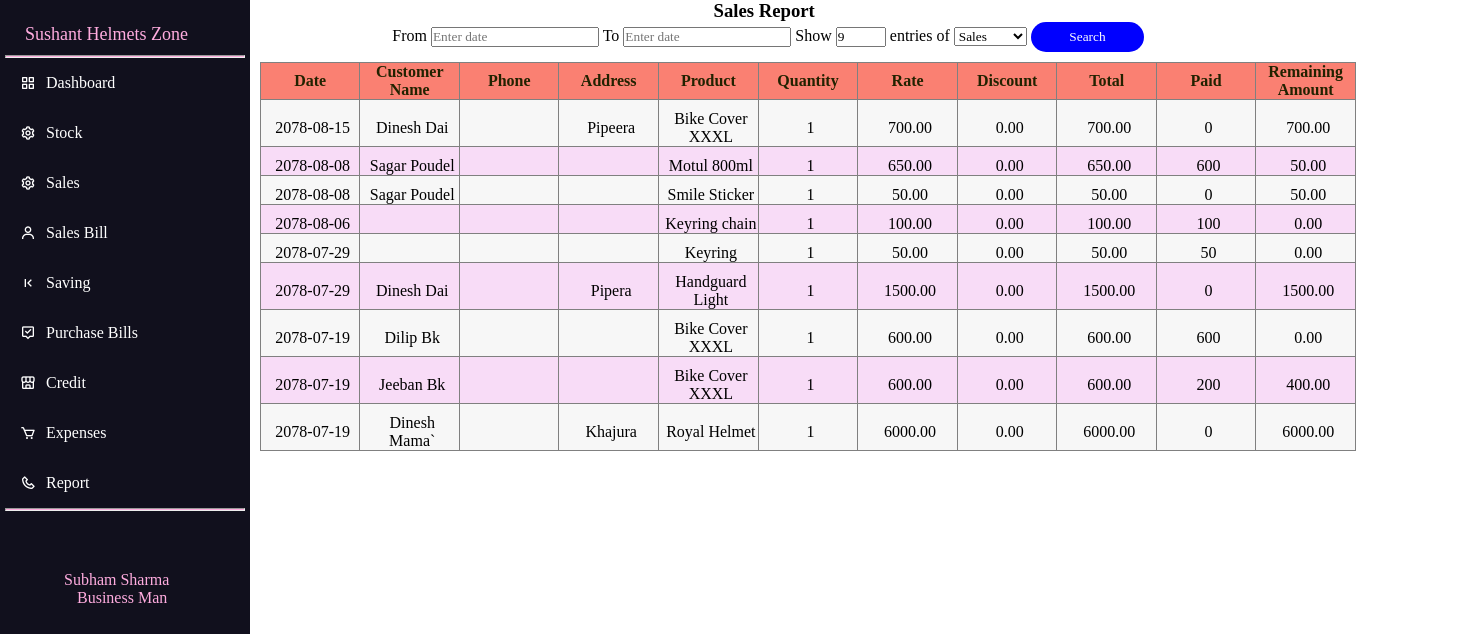
Screenshot of /report with the database file from the repository.
### home/models.py (models this page shows, shortened)
class Sales(models.Model):
    Date=models.CharField(max_length=100)
    Customer_name=models.CharField(max_length=255)
    Customer_phone=models.CharField(max_length=255)
    Customer_address=models.CharField(max_length=255)
    Product=models.CharField(max_length=255)
    Quantity=models.IntegerField()
    Rate=models.DecimalField(max_digits=100,decimal_places=2)
    Discount=models.DecimalField(max_digits=100,decimal_places=2)
    Total=models.DecimalField(max_digits=100,decimal_places=2)
    Paid=models.IntegerField()
    Due_left=models.DecimalField(max_digits=100,decimal_places=2)
    class Meta:
        ordering=('-Date',)

### home/views.py (the view)
# urls.py: path('report',views.report),
def report(request):
    obj=Sales.objects.all()
    p=Paginator(obj,9)
    page=request.GET.get('page')
    data=p.get_page(page)
    return render(request,'report.html',{'sales':"sales",'data':data})

### templates/report.html (shortened to what this page needs)
{%include 'index.html'%}
{%load static%}
<!DOCTYPE html>
<html lang="en">
<head>
    <link rel="stylesheet" href="{%static 'date_picker\css\nepali.datepicker.v3.7.min.css'%}">
</head>
<body>
    {%block content%}
    <div class="new">
    {%if sales%}
            <h3 class="title">{{sales|capfirst}} Report</h3>
    {%endif%}
            <div class="searchsale">
                <form method='POST' action='searchreport'>
                    <label>From</label>
    <input type="text"  name="start" id="date_picker" data-hidden="true" placeholder="Enter date">
                    <label>To</label>
             <input type="text"  name="end"  id="date_picker2" data-hidden="true" placeholder="Enter date">
                <label>Show</label>
                <input class="butbut" type="number" value=9 name="num"> entries of
                    <select name="searchtype">
                        <option>Sales</option>
                    </select>
                <button >Search</button>
                </form>
                </div>
                {%if sales%}
                <table border="1" cellspacing=0>
                    <thead>
                       <tr>
                        <th>Date</th>
                        <th>Customer Name</th>
                        <th>Phone</th>
                        <th>Address</th>
                        <th>Product</th>
                        <th>Quantity</th>
                        <th>Rate</th>
                        <th>Discount</th>
                        <th>Total</th>
                        <th>Paid</th>
                        <th>Remaining Amount</th>
                       </tr>
                    </thead>
                    <tbody>
                    {%for obj in data%}
                        <tr>
                            <td>{{obj.Date}}</td>
                            <td>{{obj.Customer_name}}</td>
                            <td>{{obj.Customer_phone}}</td>
                            <td>{{obj.Customer_address}}</td>
                            <td>{{obj.Product}}</td>
                            <td>{{obj.Quantity}}</td>
                            <td>{{obj.Rate}}</td>
                            <td>{{obj.Discount}}</td>
                            <td>{{obj.Total}}</td>
                            <td>{{obj.Paid}}</td>
                            <td>{{obj.Due_left}}</td>
                           </tr>
                           {%endfor%}
                    </tbody>
                </table>
                {%endif%}
    {%endblock%}
</body>
</html>

### templates/report.html (style rules this page uses)
tr { padding-top: 10px; }
td { padding-top:10px; padding-left: 5px; }
button { width:30px; background-color:#0000FF; height:0.8cm; width:3cm; color:#fff; border-radius:10cm; border:none; }
.title { padding-left:12cm; }
.searchsale { padding-left:3.5cm; }
th { width:100px; }
table { margin-top: 10px; width:29cm; border-collapse: collapse; text-align:center; }
th { background-color:salmon; }
thead tr th { color: #220; text-align:center; }
tbody tr:nth-child(even) { background-color: #f8dcf7; }
tbody tr:nth-child(odd) { background-color: #f7f7f7; }
.butbut { width:50px; }

### rows the page displays
Sales: Date "2078-08-15", Customer_name "Dinesh Dai", Customer_address "Pipeera", Product "Bike Cover XXXL", Quantity "1", Rate "700.00", Discount "0.00", Total "700.00", Paid "0", Due_left "700.00"
Sales: Date "2078-08-08", Customer_name "Sagar Poudel", Product "Motul 800ml", Quantity "1", Rate "650.00", Discount "0.00", Total "650.00", Paid "600", Due_left "50.00"
Sales: Date "2078-08-08", Customer_name "Sagar Poudel", Product "Smile Sticker", Quantity "1", Rate "50.00", Discount "0.00", Total "50.00", Paid "0", Due_left "50.00"
Sales: Date "2078-08-06", Product "Keyring chain", Quantity "1", Rate "100.00", Discount "0.00", Total "100.00", Paid "100", Due_left "0.00"
Sales: Date "2078-07-29", Product "Keyring", Quantity "1", Rate "50.00", Discount "0.00", Total "50.00", Paid "50", Due_left "0.00"
Sales: Date "2078-07-29", Customer_name "Dinesh Dai", Customer_address "Pipera", Product "Handguard Light", Quantity "1", Rate "1500.00", Discount "0.00", Total "1500.00", Paid "0", Due_left "1500.00"
Sales: Date "2078-07-19", Customer_name "Dilip Bk", Product "Bike Cover XXXL", Quantity "1", Rate "600.00", Discount "0.00", Total "600.00", Paid "600", Due_left "0.00"
Sales: Date "2078-07-19", Customer_name "Jeeban Bk", Product "Bike Cover XXXL", Quantity "1", Rate "600.00", Discount "0.00", Total "600.00", Paid "200", Due_left "400.00"
Sales: Date "2078-07-19", Customer_name "Dinesh Mama`", Customer_address "Khajura", Product "Royal Helmet", Quantity "1", Rate "6000.00", Discount "0.00", Total "6000.00", Paid "0", Due_left "6000.00"

### other values shown
{{ sales|capfirst }} "Sales"
